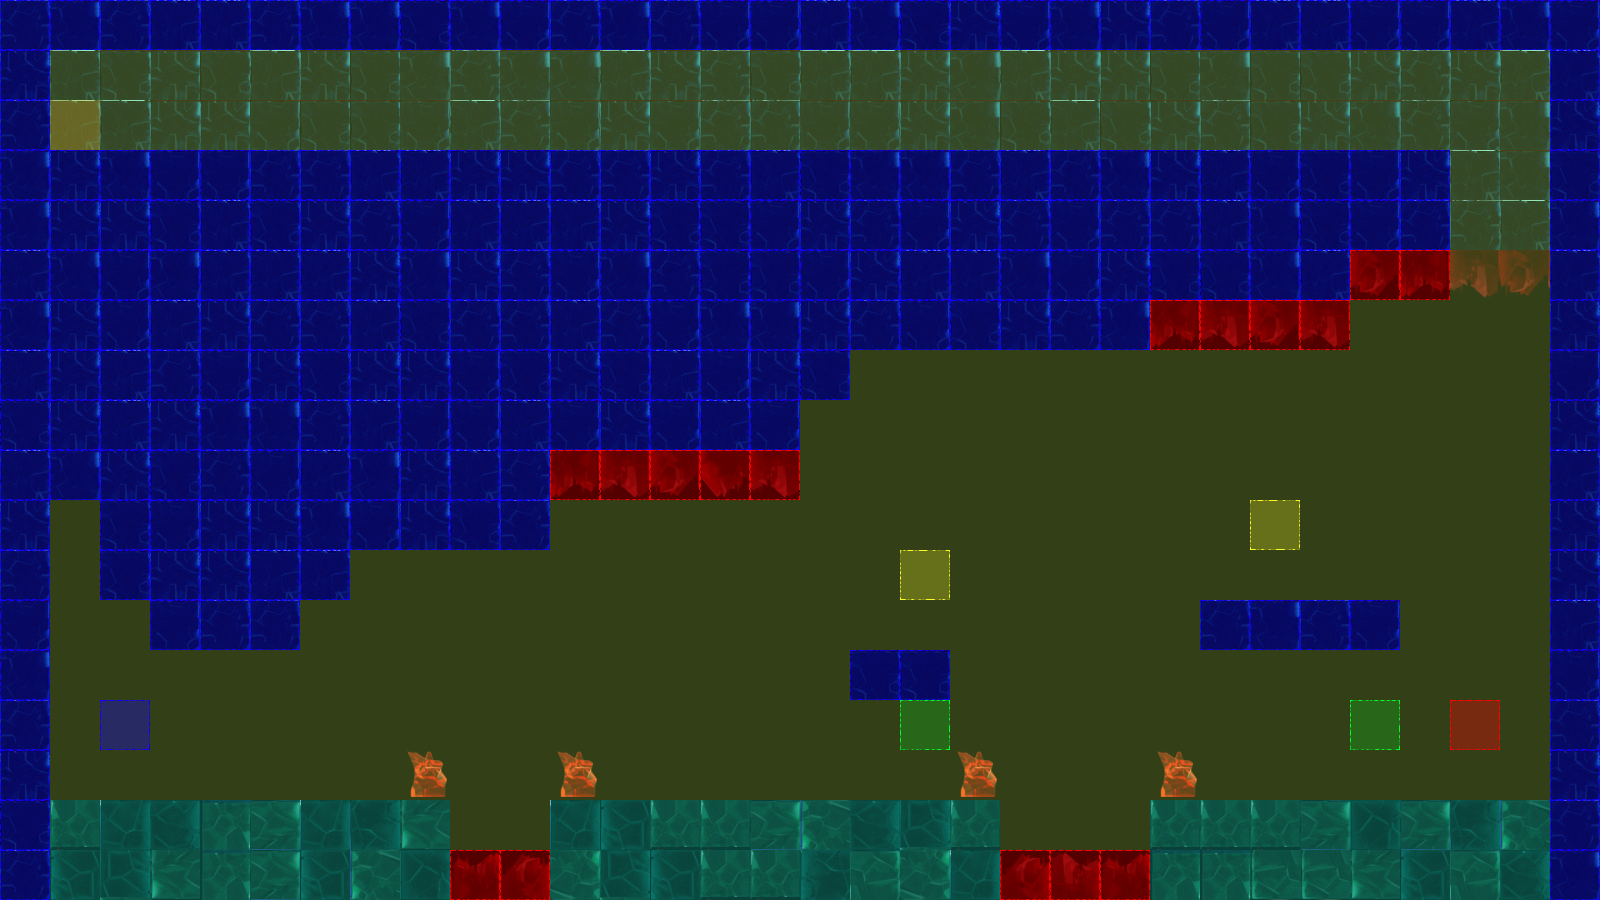

Below is a game level as drawn by its tile map, then a one-line description and the .tmx that defines it (tile-layer data replaced by summaries):
An orthogonal 32x18 tile map with 50x50 px tiles, 3 tile layers (terrain, collision, event), 2 tilesets.

<map version="1.0" orientation="orthogonal" renderorder="left-up" width="32" height="18" tilewidth="50" tileheight="50" nextobjectid="3">
 <tileset firstgid="1" name="frozenPlainsTile" tilewidth="50" tileheight="50" tilecount="50" columns="10">
  <image source="tiles/iceTile.png" width="500" height="251" />
 </tileset>
 <tileset firstgid="51" name="collisionTile" tilewidth="50" tileheight="50" tilecount="12" columns="3">
  <image source="tiles/collisionTile.png" width="150" height="200" />
 </tileset>
 <layer name="terrain" width="32" height="18">
  <data>[576 cells, 370 non-empty, 26 distinct tile ids]</data>
 </layer>
 <layer name="collision" width="32" height="18">
  <data>[576 cells, 576 non-empty, 4 distinct tile ids]</data>
 </layer>
 <layer name="event" width="32" height="18">
  <data>[576 cells, 7 non-empty, 5 distinct tile ids]</data>
 </layer>
</map>
